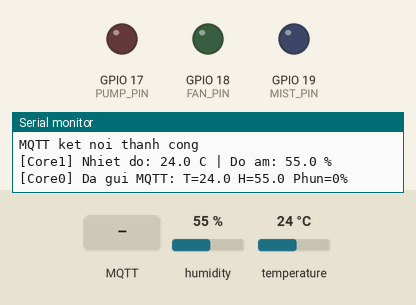
Recording of a sketch running on a simulated ESP32. Shown: output pins drawn as LEDs (lit = HIGH), the last lines printed to the serial monitor. Inputs (shaded band) come from the test bench; at power-on: humidity 55 %, temperature 24 °C. WiFi joins after 1.5 s; servers stay silent unless stated; random numbers use the default seed unless the sketch sets one; no MQTT or app messages arrive unless stated.

Above: at 2.4 s.
2.5 s: humidity set to 41 %
8.2 s: humidity set to 38 %
At 12.3 s:
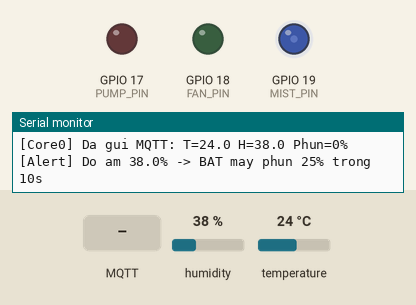
13.5 s: MQTT message "ON" arrives on the first subscribed topic
At 14.8 s:
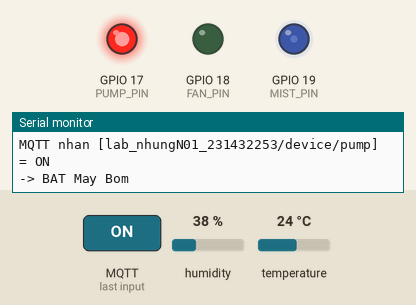
23.5 s: MQTT message "ON" arrives on the second subscribed topic
At 24.1 s:
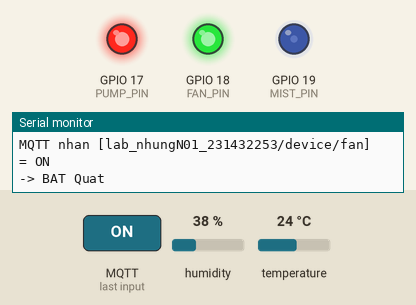
33.5 s: MQTT message "OFF" arrives on the first subscribed topic
At 34.6 s:
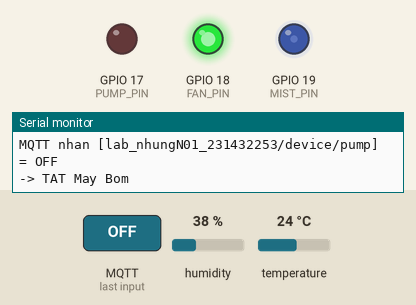
43.5 s: humidity set to 36 %
53.5 s: humidity set to 33 %
At 58.2 s:
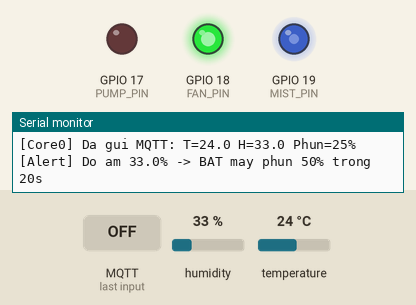
Timing chart, 0 to 59.5 s (numbered marks = the images above; inputs shaded):
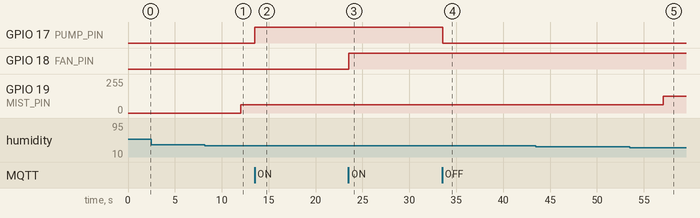

The sketch:

sketch__1_.ino
```cpp
/*
 * Lab RTOS - Giam sat moi truong vuon cay cong nghiep (ca phe, ho tieu)
 * ESP32 + DHT22 + MQTT + FreeRTOS (2 core)
 *
 *  Core 0: TaskTransmit  - WiFi/MQTT, doc dataQueue -> publish, nhan lenh tu Web
 *  Core 1: TaskRead      - doc DHT22, in Serial, gui dataQueue + alertQueue
 *  Core 1: TaskAlert     - doc alertQueue, dieu khien may phun suong (PWM)
 *
 * Thu vien can cai: "DHT sensor library", "Adafruit Unified Sensor", "PubSubClient"
 */
#include <WiFi.h>
#include <PubSubClient.h>
#include <DHT.h>

// ===================== CAU HINH CHAN =====================
#define DHT_PIN   22
#define DHT_TYPE  DHT22
#define PUMP_PIN  17   // May bom   (LED do)
#define FAN_PIN   18   // Quat      (LED xanh la)
#define MIST_PIN  19   // May phun suong (LED xanh duong, dieu khien PWM)

// ===================== PWM CHO MAY PHUN SUONG =====================
#define PWM_FREQ  5000
#define PWM_RES   8          // 0..255
#define PWM_CH    0          // dung cho core 2.x

// ===================== WIFI / MQTT =====================
const char* ssid        = "Wokwi-GUEST";
const char* password    = "";
const char* mqtt_server = "broker.emqx.io";
const int   mqtt_port   = 1883;

#define PREFIX "lab_nhungN01_231432253"
const char* topic_pub_temp = PREFIX "/DHT22/nhietdo";
const char* topic_pub_hum  = PREFIX "/DHT22/doam";
const char* topic_pub_mist = PREFIX "/DHT22/phunsuong";  // cong suat may phun (0/25/50/100)
const char* topic_sub_pump = PREFIX "/device/pump";
const char* topic_sub_fan  = PREFIX "/device/fan";

// ===================== NGUONG DO AM =====================
#define HUM_MIN 40.0f   // do am on dinh 40% - 60%

// ===================== CAU TRUC DU LIEU HANG DOI =====================
struct SensorData {      // "data Queue": du lieu day du
  float temperature;
  float humidity;
  int   mistPower;       // % cong suat may phun hien tai
};

QueueHandle_t dataQueue;    // SensorData
QueueHandle_t alertQueue;   // float (do am)
SemaphoreHandle_t serialMutex;   // bao ve Serial dung chung giua cac task

volatile int mistPowerNow = 0;   // TaskAlert ghi, TaskRead doc

DHT dht(DHT_PIN, DHT_TYPE);
WiFiClient espClient;
PubSubClient client(espClient);

// ===================== TIEN ICH =====================
void logPrint(const String &s) {
  if (xSemaphoreTake(serialMutex, pdMS_TO_TICKS(200)) == pdTRUE) {
    Serial.println(s);
    xSemaphoreGive(serialMutex);
  }
}

void setMist(int percent) {
  uint32_t duty = (uint32_t)percent * 255 / 100;
#if ESP_ARDUINO_VERSION_MAJOR >= 3
  ledcWrite(MIST_PIN, duty);
#else
  ledcWrite(PWM_CH, duty);
#endif
  mistPowerNow = percent;
}

// ===================== CALLBACK MQTT (lenh manual tu Web) =====================
void callback(char* topic, byte* payload, unsigned int length) {
  String msg;
  for (unsigned int i = 0; i < length; i++) msg += (char)payload[i];
  String t = String(topic);
  logPrint("MQTT nhan [" + t + "] = " + msg);

  int level = (msg == "ON") ? HIGH : LOW;
  if (t == topic_sub_pump && (msg == "ON" || msg == "OFF")) {
    digitalWrite(PUMP_PIN, level);
    logPrint(level ? "-> BAT May Bom" : "-> TAT May Bom");
  } else if (t == topic_sub_fan && (msg == "ON" || msg == "OFF")) {
    digitalWrite(FAN_PIN, level);
    logPrint(level ? "-> BAT Quat" : "-> TAT Quat");
  }
}

bool mqttReconnect() {
  String clientId = "ESP32Client-" + String(random(0, 0xffff), HEX);
  if (client.connect(clientId.c_str())) {
    client.subscribe(topic_sub_pump);
    client.subscribe(topic_sub_fan);
    logPrint("MQTT ket noi thanh cong");
    return true;
  }
  logPrint("MQTT loi rc=" + String(client.state()));
  return false;
}

// ===================== TASK TRUYEN DATA (CORE 0) =====================
void TaskTransmit(void *pv) {
  // 1) Ket noi WiFi
  WiFi.begin(ssid, password);
  while (WiFi.status() != WL_CONNECTED) {
    vTaskDelay(pdMS_TO_TICKS(500));
  }
  logPrint("WiFi da ket noi. IP: " + WiFi.localIP().toString());

  client.setServer(mqtt_server, mqtt_port);
  client.setCallback(callback);

  SensorData d;
  for (;;) {
    // 2) Giu ket noi WiFi + MQTT
    if (WiFi.status() != WL_CONNECTED) {
      WiFi.reconnect();
      vTaskDelay(pdMS_TO_TICKS(1000));
      continue;
    }
    if (!client.connected()) {
      if (!mqttReconnect()) { vTaskDelay(pdMS_TO_TICKS(3000)); continue; }
    }
    client.loop();

    // 3) Doc dataQueue (cho toi da 100 ms de van goi duoc client.loop())
    if (xQueueReceive(dataQueue, &d, pdMS_TO_TICKS(100)) == pdTRUE) {
      char buf[16];
      dtostrf(d.temperature, 1, 2, buf);  client.publish(topic_pub_temp, buf);
      dtostrf(d.humidity,    1, 2, buf);  client.publish(topic_pub_hum,  buf);
      snprintf(buf, sizeof(buf), "%d", d.mistPower);
      client.publish(topic_pub_mist, buf);
      logPrint("[Core0] Da gui MQTT: T=" + String(d.temperature, 1) +
               " H=" + String(d.humidity, 1) + " Phun=" + String(d.mistPower) + "%");
    }
  }
}

// ===================== TASK DOC DATA (CORE 1) =====================
void TaskRead(void *pv) {
  dht.begin();
  vTaskDelay(pdMS_TO_TICKS(2000));    // DHT22 can on dinh
  for (;;) {
    float t = dht.readTemperature();
    float h = dht.readHumidity();

    if (isnan(t) || isnan(h)) {
      logPrint("Loi doc cam bien DHT22!");
    } else {
      SensorData d = { t, h, mistPowerNow };
      logPrint("[Core1] Nhiet do: " + String(t, 1) + " C | Do am: " + String(h, 1) + " %");

      xQueueSend(dataQueue,  &d, 0);   // du lieu day du -> Task truyen
      xQueueSend(alertQueue, &h, 0);   // do am -> Task canh bao
    }
    vTaskDelay(pdMS_TO_TICKS(5000));   // chu ky doc 5 giay
  }
}

// ===================== TASK CANH BAO (CORE 1) =====================
// Thuat toan:  35-40% : 25% cong suat, 10 s
//              30-35% : 50% cong suat, 20 s
//              <30%   : 100% cong suat, 30 s
// Khong dung vTaskDelay dai de van nhan duoc du lieu moi: neu do am
// da ve >= 40% thi tat som, neu xuong muc nang hon thi nang cong suat.
void TaskAlert(void *pv) {
  float h;
  int  curPower = 0;
  uint32_t endMs = 0;

  for (;;) {
    if (xQueueReceive(alertQueue, &h, pdMS_TO_TICKS(200)) == pdTRUE) {
      int power = 0; uint32_t durMs = 0;
      if      (h < 30.0f)       { power = 100; durMs = 30000; }
      else if (h < 35.0f)       { power = 50;  durMs = 20000; }
      else if (h < HUM_MIN)     { power = 25;  durMs = 10000; }

      if (power == 0) {                       // do am da on dinh (>= 40%)
        if (curPower != 0) { setMist(0); curPower = 0; logPrint("[Alert] Do am on dinh -> TAT may phun"); }
      } else if (power > curPower || curPower == 0) {   // bat moi hoac nang muc
        curPower = power;
        endMs = millis() + durMs;
        setMist(curPower);
        logPrint("[Alert] Do am " + String(h, 1) + "% -> BAT may phun " +
                 String(curPower) + "% trong " + String(durMs / 1000) + "s");
      }
    }
    // Het thoi gian phun thi tat
    if (curPower != 0 && (int32_t)(millis() - endMs) >= 0) {
      setMist(0); curPower = 0;
      logPrint("[Alert] Het thoi gian phun -> TAT may phun");
    }
  }
}

// ===================== SETUP / LOOP =====================
void setup() {
  Serial.begin(115200);
  pinMode(PUMP_PIN, OUTPUT);
  pinMode(FAN_PIN, OUTPUT);

#if ESP_ARDUINO_VERSION_MAJOR >= 3
  ledcAttach(MIST_PIN, PWM_FREQ, PWM_RES);
#else
  ledcSetup(PWM_CH, PWM_FREQ, PWM_RES);
  ledcAttachPin(MIST_PIN, PWM_CH);
#endif
  setMist(0);

  serialMutex = xSemaphoreCreateMutex();
  dataQueue   = xQueueCreate(10, sizeof(SensorData));
  alertQueue  = xQueueCreate(10, sizeof(float));

  //                 ham          ten            stack  tham so  uu tien  handle  core
  xTaskCreatePinnedToCore(TaskTransmit, "TaskTransmit", 8192, NULL, 2, NULL, 0);
  xTaskCreatePinnedToCore(TaskRead,     "TaskRead",     4096, NULL, 2, NULL, 1);
  xTaskCreatePinnedToCore(TaskAlert,    "TaskAlert",    4096, NULL, 3, NULL, 1);
}

void loop() {
  vTaskDelete(NULL);   // loop khong dung, moi viec do cac Task dam nhiem
}
```

Measured:
- the behaviour switches between 40 and 39 % on humidity (found by bisection; images 0 and 1)
- the behaviour switches between 35 and 34 % on humidity (found by bisection; images 4 and 5)
- after the input at 8.2 s, GPIO 19 (MIST_PIN): 0/255 → 63/255 after 3.8 s
- after the input at 13.5 s, GPIO 17 (PUMP_PIN): LOW → HIGH at once
- after the input at 23.5 s, GPIO 18 (FAN_PIN): LOW → HIGH at once
- after the input at 33.5 s, GPIO 17 (PUMP_PIN): HIGH → LOW after 0.06 s
- after the input at 53.5 s, GPIO 19 (MIST_PIN): 63/255 → 127/255 after 3.6 s
